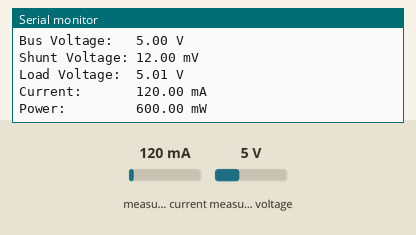
This sketch was run on a simulated Arduino Leonardo, built for the host (arithmetic inside an expression is 32-bit, double 64-bit). On the bench: the last lines printed to the serial monitor. Inputs (shaded band) come from the test bench; at power-on: measured current 120 mA, measured voltage 5 V.

Above: at 1.2 s.
1.3 s: measured current set to 40 mA
At 2.6 s:
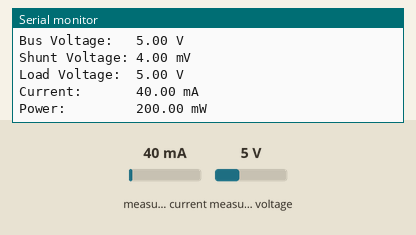
2.8 s: measured voltage set to 0.3 V
At 4.2 s:
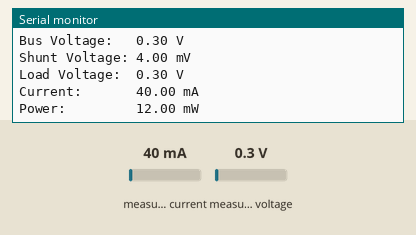
4.3 s: measured current set to 500 mA
At 6.8 s:
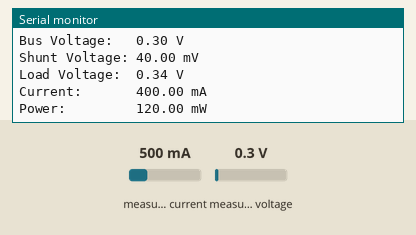
Timing chart, 0 to 8.3 s (numbered marks = the images above; inputs shaded):
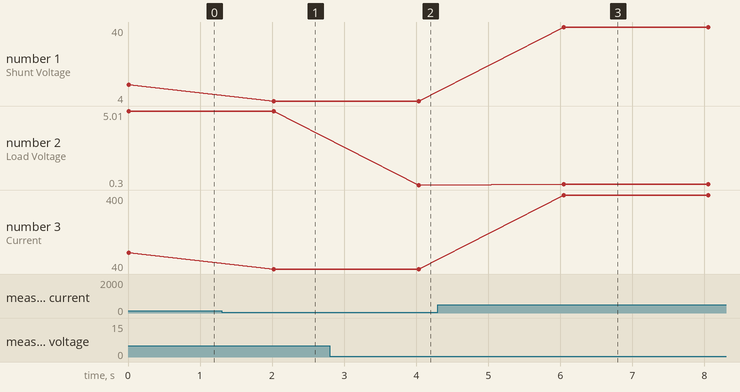

Measured:
- after the input at 1.3 s, the serial monitor: prints a new line after 0.72 s (image 1)
- after the input at 2.8 s, the serial monitor: prints a new line after 1.2 s (image 2)
- after the input at 4.3 s, the serial monitor: prints a new line after 1.7 s (image 3)
- plotted number 1: 12 → 4 after the input at 1.3 s
- plotted number 2: 5 → 0.3 after the input at 2.8 s, 0.3 → 0.34 after the input at 4.3 s
- plotted number 3: 120 → 40 after the input at 1.3 s, 40 → 400 after the input at 4.3 s

The sketch:

Voltage_Sensing.ino
```cpp
#include <Wire.h>
#include <Adafruit_INA219.h>

Adafruit_INA219 ina219;


#define I2C_SDA 17
#define I2C_SCL 21

TwoWire I2CINA = TwoWire(0);


void setup(void)
{
  Serial.begin(115200);
  I2CINA.begin(I2C_SDA, I2C_SCL, 400000);

  while (!Serial) {
      // will pause Zero, Leonardo, etc until serial console opens
      delay(1);
  }

  uint32_t currentFrequency;

  Serial.println("Hello!");

  // Initialize the INA219.
  // By default the initialization will use the largest range (32V, 2A).  However
  // you can call a setCalibration function to change this range (see comments).
  if (! ina219.begin(&I2CINA)) {
    Serial.println("Failed to find INA219 chip");
    while (1) { delay(10); }
  }
  // To use a slightly lower 32V, 1A range (higher precision on amps):
  //ina219.setCalibration_32V_1A();
  // Or to use a lower 16V, 400mA range (higher precision on volts and amps):
  ina219.setCalibration_16V_400mA();

  Serial.println("Measuring voltage and current with INA219 ...");
}

void loop(void)
{
  float shuntvoltage = 0;
  float busvoltage = 0;
  float current_mA = 0;
  float loadvoltage = 0;
  float power_mW = 0;

  shuntvoltage = ina219.getShuntVoltage_mV();
  busvoltage = ina219.getBusVoltage_V();
  current_mA = ina219.getCurrent_mA();
  power_mW = ina219.getPower_mW();
  loadvoltage = busvoltage + (shuntvoltage / 1000);

  Serial.print("Bus Voltage:   "); Serial.print(busvoltage); Serial.println(" V");
  Serial.print("Shunt Voltage: "); Serial.print(shuntvoltage); Serial.println(" mV");
  Serial.print("Load Voltage:  "); Serial.print(loadvoltage); Serial.println(" V");
  Serial.print("Current:       "); Serial.print(current_mA); Serial.println(" mA");
  Serial.print("Power:         "); Serial.print(power_mW); Serial.println(" mW");
  Serial.println("");

  delay(2000);
}
```
